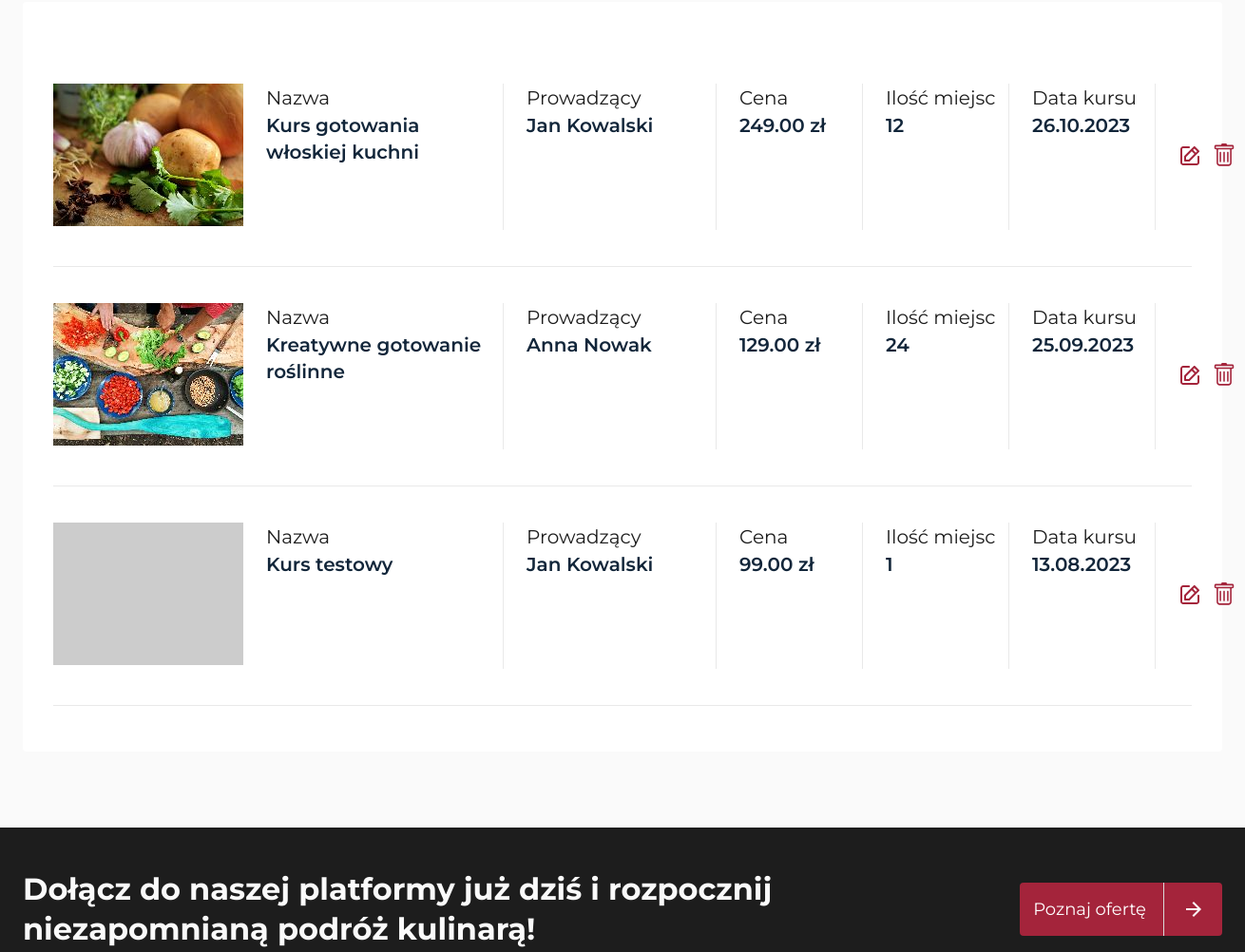
Before: /account-courses (signed in, middle part) with the older database file.
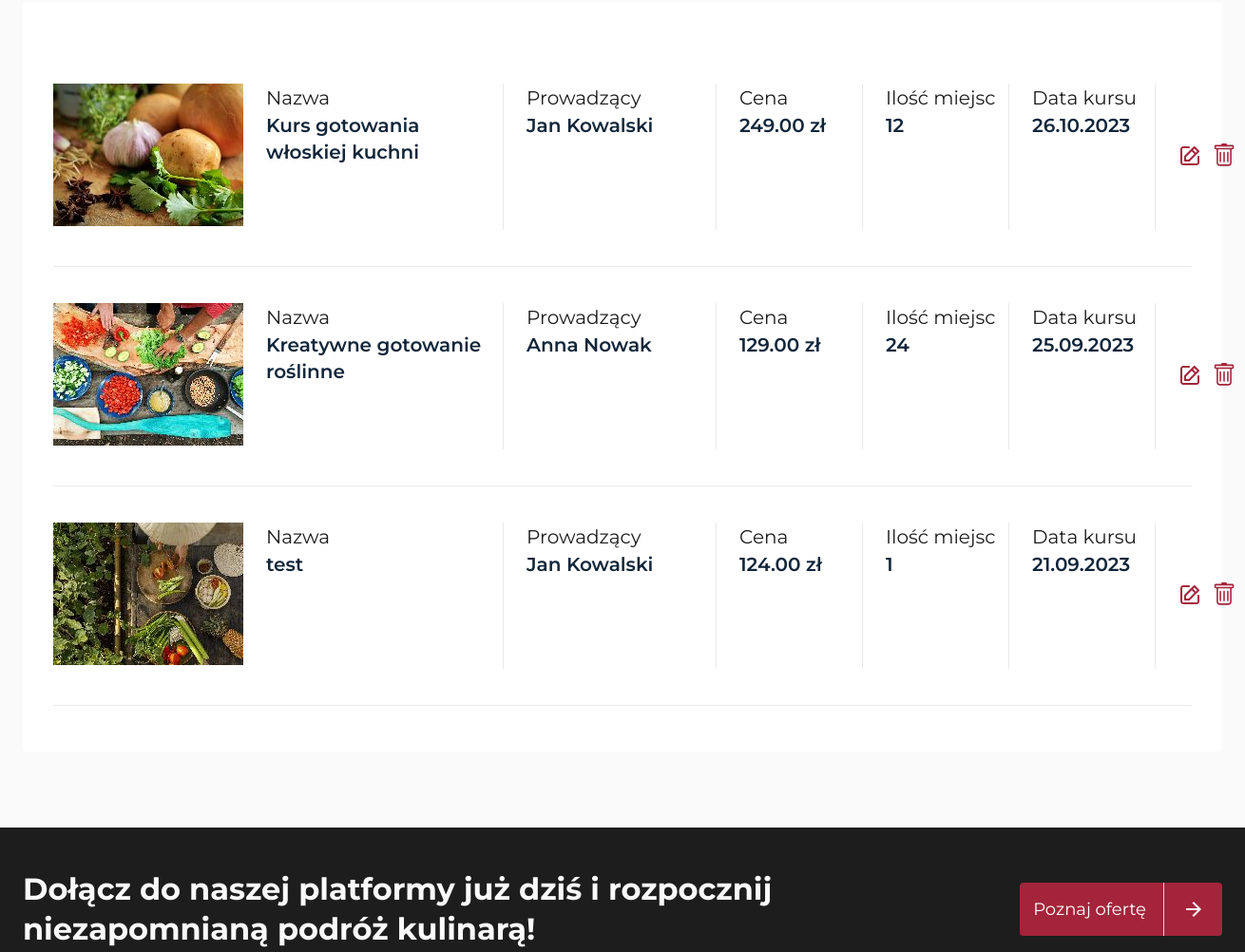
After: the same page with the newer database file.
### coursebookapp/models/course.py (models this page shows, shortened)
class Course(models.Model):
    instructor = models.ForeignKey(
        Instructor, on_delete=models.SET_NULL, null=True, blank=True
    )
    title = models.CharField(max_length=100)
    short_description = models.CharField(max_length=200)
    price = models.DecimalField(max_digits=8, decimal_places=2)
    province_choices = (
        ("dolnośląskie", "Dolnośląskie"),
        ("kujawsko-pomorskie", "Kujawsko-Pomorskie"),
        ("lubelskie", "Lubelskie"),
        ("lubuskie", "Lubuskie"),
        ("łódzkie", "Łódzkie"),
        ("małopolskie", "Małopolskie"),
        ("mazowieckie", "Mazowieckie"),
        ("opolskie", "Opolskie"),
        ("podkarpackie", "Podkarpackie"),
        ("podlaskie", "Podlaskie"),
        ("pomorskie", "Pomorskie"),
        ("śląskie", "Śląskie"),
        ("świętokrzyskie", "Świętokrzyskie"),
        ("warmińsko-mazurskie", "Warmińsko-Mazurskie"),
        ("wielkopolskie", "Wielkopolskie"),
        ("zachodniopomorskie", "Zachodniopomorskie"),
    )
    province = models.CharField(max_length=30, choices=province_choices)
    available = models.BooleanField(default=False)
    seats = models.PositiveIntegerField()
    date = models.DateField()
    time_start = models.TimeField()
    city = models.CharField(max_length=100)
    course_description = models.TextField()
    course_for = models.TextField()
    course_benefit = models.TextField()
    province_slug = models.SlugField(max_length=50, blank=True)
    slug = models.SlugField(max_length=200, unique=True, blank=True)

### coursebookapp/models/course_image.py (models this page shows, shortened)
class CourseImage(models.Model):
    course = models.ForeignKey(Course, on_delete=models.CASCADE)
    def get_upload_path(instance, filename):
        return f"course_images/{instance.course.id}/{filename}"
    image = models.ImageField(upload_to=get_upload_path)
    image_thumb = models.ImageField(upload_to=get_upload_path, blank=True)
    image_medium_thumb = models.ImageField(upload_to=get_upload_path, blank=True)

### coursebookapp/models/instructor.py (models this page shows, shortened)
class Instructor(models.Model):
    app_user = models.ForeignKey(
        AppUser, on_delete=models.CASCADE, related_name="instructors_created"
    )
    first_name = models.CharField(max_length=50)
    last_name = models.CharField(max_length=50)
    description = models.TextField()
    def get_upload_path(instance, filename):
        company_name_slug = slugify(instance.app_user.company_name)
        return f"instructors/{company_name_slug}/{filename}"
    photo = models.ImageField(upload_to=get_upload_path, blank=True)
    photo_thumb = models.ImageField(upload_to=get_upload_path, blank=True)
    @property
    def fullname(self):
        return f"{self.first_name} {self.last_name}"

### coursebookapp/views/account_courses_view.py (the view, shortened to what this page needs)
# urls.py: path("account-courses", views.AccountCoursesView.as_view(), name="account_courses"),
@method_decorator(login_required(login_url="login"), name="dispatch")
class AccountCoursesView(generics.ListCreateAPIView):
    serializer_class = CourseSerializer
    template_name = "pages/account-courses.html"
    def get(self, request, *args, **kwargs):
        user = request.user
        isMember = check_membership(user)
        instructors = Instructor.objects.filter(app_user=user)
        provinces = Course.province_choices
        courses = Course.objects.filter(instructor__app_user=user).order_by("-date")
        for course in courses:
            image = course.courseimage_set.first()
            course.image = image
        context = {
            "user": user,
            "isMember": isMember,
            "courses": courses,
            "provinces": provinces,
            "instructors": instructors,
        }
        return render(request, self.template_name, context)

### coursebookapp/helpers/check_membership.py (called while the page is built)
def check_membership(user):
    if user.is_authenticated:
        app_user = get_object_or_404(AppUser, id=user.id)
        return app_user.is_member(group_name="customer")
    return False

### coursebookapp/models/app_user.py (called while the page is built)
    def is_member(self, group_name):
        return self.groups.filter(name=group_name).exists()

### templates/pages/account-courses.html (shortened to what this page needs)
{% extends "layout/base.html" %} {% block styles %}
<link rel="stylesheet" href="{% static 'css/global.min.css' %}" />
<link rel="stylesheet" href="{% static 'css/account.min.css' %}" />
<link rel="stylesheet" href="{% static 'css/nice-select2.css' %}" />
{% endblock %} {% block content %}
{% include 'partials/account_panel.html' %} {%if isMember%}
<section class="list">
  <div class="container">
    <div class="list__inner">
      <h1>Brak kursów</h1>
    </div>
  </div>
</section>
{%else%}
<section class="list">
  <div class="container">
    <div class="list__inner">
      {% if courses %} {% for course in courses %}
      <div class="list__item">
        <div class="list__item-image">
          {% if course.image %}
          <img
            loading="lazy"
            width="200"
            height="150"
            src="{{ course.image.image_thumb.url }}"
            alt="{{ course.title }}"
          />
          {%else%}
          <img
            loading="lazy"
            width="200"
            height="150"
            src=" https://placehold.co/200x150?text={{course.title}}"
            alt=""
          />
          {% endif %}
        </div>
        <div class="list__item-box">
          <p class="list__box-title">Nazwa</p>
          <p class="list__box-name">{{course.title}}</p>
        </div>
        <div class="list__item-box">
          <p class="list__box-title">Prowadzący</p>
          <p class="list__box-name">{{course.instructor.fullname}}</p>
        </div>
        <div class="list__item-box">
          <p class="list__box-title">Cena</p>
          <p class="list__box-name">{{course.price}}&nbsp;zł</p>
        </div>
        <div class="list__item-box">
          <p class="list__box-title">Ilość miejsc</p>
          <p class="list__box-name">{{course.seats}}</p>
        </div>
        <div class="list__item-box">
          <p class="list__box-title">Data kursu</p>
          <p class="list__box-name">{{ course.date|date:"d.m.Y" }}</p>
        </div>
        <div class="list__item-controls">
          <button data-id="{{course.id}}" class="list__item-edit jsCourseEdit">
					</button>
          <form
            method="POST"
            action="{% url 'delete_course' course.id %}"
            class=""
          >
            <button class="list__item-edit" type="submit">
            </button>
          </form>
        </div>
      </div>
      {% endfor %} {% endif %}
    </div>
  </div>
</section>
{%endif%} {% endblock %}

Changed rows visible on the page:
removed Course: title "Kurs testowy", instructor.fullname "Jan Kowalski", price "99.00", seats "1", date "13.08.2023"
added Course: image.image_thumb (picture), title "test", instructor.fullname "Jan Kowalski", price "124.00", seats "1", date "21.09.2023"
